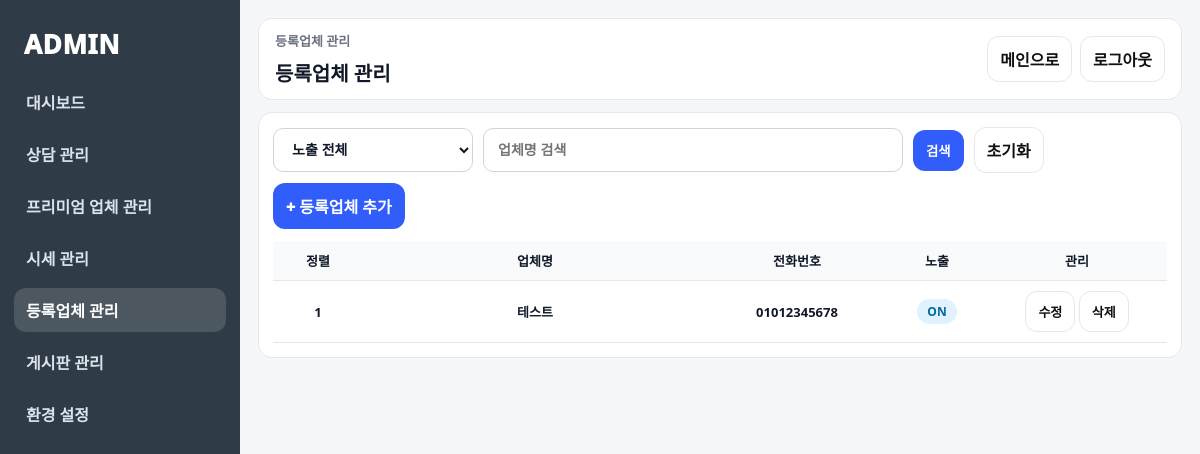
Screenshot of /adm/companies/ (signed in) with the database file from the repository.
### leads/models.py (models this page shows, shortened)
class RegisteredCompany(models.Model):
    name = models.CharField(max_length=50)
    desc = models.CharField(max_length=200, blank=True)
    image = models.ImageField(upload_to="companies/", blank=True, null=True)
    phone = models.CharField(max_length=30, blank=True)
    link_url = models.URLField(blank=True)
    reg_number = models.CharField("등록번호", max_length=100, blank=True)
    biz_number = models.CharField("사업자등록번호", max_length=100, blank=True)
    ecommerce_number = models.CharField("통신판매업 신고번호", max_length=100, blank=True)
    agency_name = models.CharField("등록기관", max_length=100, blank=True)
    office_address = models.CharField("영업소", max_length=200, blank=True)
    detail_content = models.TextField("상세설명", blank=True)
    warning_text = models.TextField("주의사항", blank=True)
    is_active = models.BooleanField(default=True)
    sort = models.PositiveSmallIntegerField(default=1)

### leads/views.py (the view)
# urls.py: path("adm/companies/", views.adm_company_list, name="adm_company_list"),
@login_required
def adm_company_list(request):
    q = request.GET.get("q", "").strip()
    active = request.GET.get("active", "").strip()
    qs = RegisteredCompany.objects.all()
    if q:
        qs = qs.filter(name__icontains=q)
    if active == "1":
        qs = qs.filter(is_active=True)
    elif active == "0":
        qs = qs.filter(is_active=False)
    qs = qs.order_by("sort", "id")
    return render(request, "adm/company_list.html", {
        "companies": qs,
        "q": q,
        "active": active,
        "active_menu": "companies",
    })

### leads/context_processors.py (called while the page is built)
def side_company_box(request):
    if not request.user.is_authenticated:
        return {
            "side_favorites": [],
            "side_recent_companies": [],
        }
    favorites = (
        FavoriteCompany.objects
        .filter(user=request.user)
        .select_related("company")
        .order_by("-created_at")[:5]
    )
    recent = (
        RecentView.objects
        .filter(user=request.user)
        .select_related("company")
        .order_by("-viewed_at")[:5]
    )
    return {
        "side_favorites": favorites,
        "side_recent_companies": recent,
    }

def visitor_count(request):
    today = timezone.now().date()
    today_obj = VisitorCount.objects.filter(date=today).first()
    today_count = today_obj.count if today_obj else 0
    total_count = VisitorCount.objects.aggregate(total=Sum("count"))["total"] or 0
    return{
        'today_visitors':today_count,
        'total_visitors':total_count,
    }

### templates/adm/company_list.html (shortened to what this page needs)
{% extends "adm/base.html" %}
{% block breadcrumbs %}등록업체 관리{% endblock %}
{% block page_title %}등록업체 관리{% endblock %}
{% block content %}
<div class="cardx">
  <form method="get" class="toolbarx" style="display:flex; gap:10px; align-items:center; flex-wrap:wrap;">
    <select name="active" class="inputx">
      <option value="">노출 전체</option>
    </select>
    <input class="inputx" name="q" value="{{ q }}" placeholder="업체명 검색">
    <button class="btnx primary" type="submit">검색</button>
    <a class="btnx" href="{% url 'adm_company_list' %}">초기화</a>
    <a class="btnx primary" href="{% url 'adm_company_create' %}">+ 등록업체 추가</a>
  </form>
  <div class="tablewrap" style="margin-top:12px;">
    <table class="tablex">
      <thead>
        <tr>
          <th style="width:90px;">정렬</th>
          <th>업체명</th>
          <th style="width:180px;">전화번호</th>
          <th style="width:100px; text-align:center;">노출</th>
          <th style="width:180px; text-align:center;">관리</th>
        </tr>
      </thead>
      <tbody>
        {% for c in companies %}
        <tr>
          <td style="text-align:center;">{{ c.sort }}</td>
          <td style="font-weight:900;">{{ c.name }}</td>
          <td>{{ c.phone|default:"-" }}</td>
          <td style="text-align:center;">
            {% if c.is_active %}
              <span class="badgex done">ON</span>
            {% else %}
              <span class="badgex cancel">OFF</span>
            {% endif %}
          </td>
          <td style="text-align:center;">
            <a class="btnx" href="{% url 'adm_company_update' c.id %}">수정</a>
            <a class="btnx danger" href="{% url 'adm_company_delete' c.id %}">삭제</a>
          </td>
        </tr>
        {% empty %}
        <tr>
          <td colspan="5" class="muted" style="text-align:center; padding:20px;">데이터가 없습니다.</td>
        </tr>
        {% endfor %}
      </tbody>
    </table>
  </div>
</div>
{% endblock %}

### static/adm/css/adm.css (style rules this page uses)
:root { --bg:#f5f7fb; --card:#ffffff; --line:#e5e7eb; --text:#111827; --muted:#6b7280; --sidebar:#2f3b46; --blue:#315efb; }
* { box-sizing:border-box; }
body { margin:0; font-family:system-ui,-apple-system,"Segoe UI",Roboto,"Noto Sans KR",sans-serif; color:var(--text); background:var(--bg); }
.tablex { width:100%; border-collapse:collapse; }
.tablex th,.tablex td { padding:11px 12px; border-bottom:1px solid var(--line); text-align:center; font-weight:800; font-size:13px; }
.tablex th,.tablex td { padding:10px 12px; border-bottom:1px solid var(--line); }
.tablex thead th { background:#f8fafc; font-weight:900; }
.tablewrap { overflow:auto; }
.badgex { display:inline-block; padding:4px 10px; border-radius:999px; font-weight:900; font-size:12px; }
.badgex.done { background:#e0f2fe; color:#0369a1; }
.inputx { width:100%; max-width:420px; padding:10px 12px; border-radius:12px; border:1px solid var(--line); background:#fff; outline:none; font-weight:800; }
select.inputx { max-width:200px; }
.btnx { display:inline-flex; align-items:center; justify-content:center; padding:10px 12px; border-radius:12px; border:1px solid var(--line); background:#fff; text-decoration:none; font-weight:1000; color:#111; cursor:pointer; }
.btnx.primary { background:var(--blue); color:#fff; border-color:transparent; }
.cardx { background:var(--card); border:1px solid var(--line); border-radius:14px; padding:14px; }
.inputx, .field input[type="text"], .field input[type="url"], .field input[type="number"], .field input[type="color"], .field input[type="file"], .field select, .field textarea { width:100%; min-height:44px; padding:0 14px; border:1px solid #d1d5db; border-radius:10px; background:#fff; color:#111827; font-size:14px; box-sizing:border-box; outline:none; transition:border-color .2s ease, box-shadow .2s ease; }
.cardx form { width:100%; }

### rows the page displays
RegisteredCompany: sort "1", name "테스트", phone "01012345678", is_active "ON"
